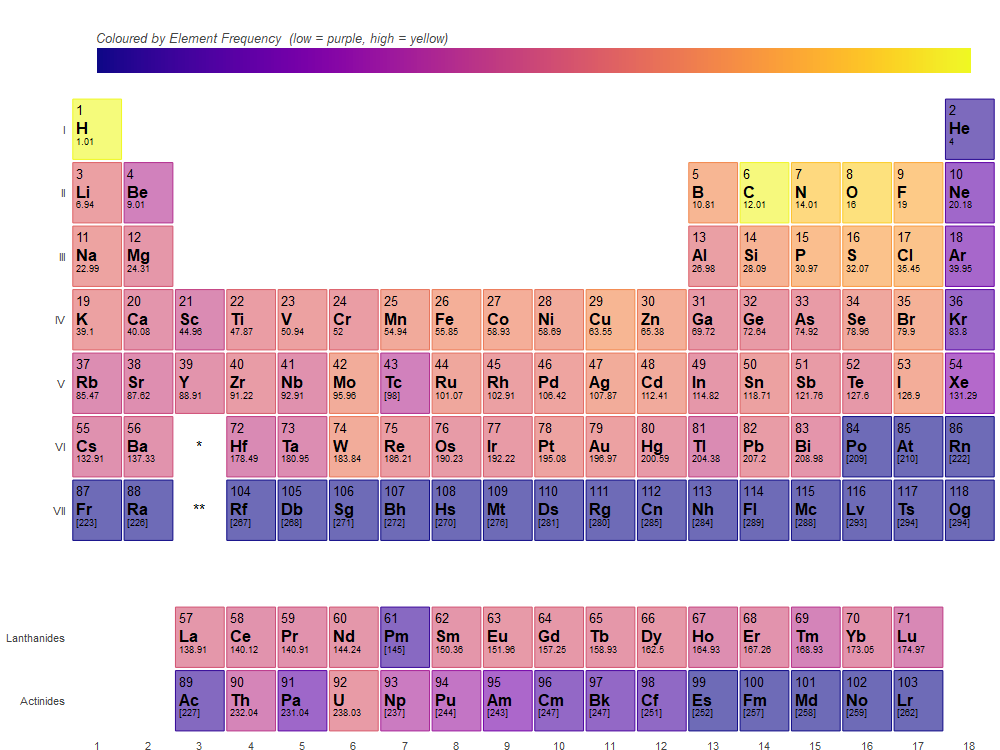

Source code (Python):
"""
Periodic table coloured by element frequency in the CSD

Code adapted from bokeh cookbook:
    - https://bokeh.pydata.org/en/latest/docs/gallery/periodic.html

Requires CSD count data
"""
from __future__ import print_function

import pandas as pd
from bokeh import palettes
from bokeh.io import output_file, show, export_png
from bokeh.models import LogColorMapper, LogTicker, ColorBar, TapTool, OpenURL
from bokeh.plotting import figure
from bokeh.sampledata.periodic_table import elements
from bokeh.transform import dodge, factor_cmap, linear_cmap, log_cmap


def _add_count_data(df):
    """
    append count data to the dataframe
    :param df: pandas dataframe
    :return: list
    """

    count = []
    for atm in df["symbol"]:
        try:
            count.append(count_data[atm])

        except KeyError:
            count.append(0)
    return count


cdf = pd.read_csv("count.csv")
output_file("periodic.html")
count_data = {cdf['element'][i]: cdf['csd'][i] for i in range(len(cdf))}

periods = ["I", "II", "III", "IV", "V", "VI", "VII", "","Lanthanides", "Actinides"]
groups = [str(x) for x in range(1, 19)]

df = pd.read_csv("Z:/github_packages/csd_visualisation/csd-visualisations/data/periodic_table.csv")
df["group"] = df["group"].astype(str)
df["count"] = _add_count_data(df)

TOOLTIPS = [
    ("Name", "@name"),
    ("Atomic number", "@{atomic number}"),
    ("Atomic mass", "@{atomic mass}"),
    ("Type", "@metal"),
    ("Count", '@count'),

]

p = figure(title="", plot_width=1000, plot_height=750,
           x_range=groups, y_range=list(reversed(periods)),
           tools="hover,tap", toolbar_location=None, tooltips=TOOLTIPS)

color_bar = ColorBar(color_mapper=LogColorMapper(palette=palettes.Plasma256, low=0, high=max(df['count'])),
                     orientation='horizontal', ticker=LogTicker(), padding=25, label_standoff=12,
                     border_line_color=None, title="Coloured by Element Frequency\n (low = purple, high = yellow)", location=(0,0),
                     major_label_text_color='black')

p.add_layout(obj=color_bar, place='above')

r = p.rect("group", "period", 0.95, 0.95, source=df, fill_alpha=0.6,
           color=log_cmap('count', palette=palettes.Plasma256, low=0, high=max(df['count']))
           )

text_props = {"source": df, "text_align": "left", "text_baseline": "middle"}

x = dodge("group", -0.4, range=p.x_range)

p.text(x=x, y="period", text="symbol", text_font_style="bold", **text_props)

p.text(x=x, y=dodge("period", 0.3, range=p.y_range), text="atomic number",
       text_font_size="10pt", **text_props)

# p.text(x=x, y=dodge("period", -0.35, range=p.y_range), text="name",
#        text_font_size="7pt", **text_props)

p.text(x=x, y=dodge("period", -0.2, range=p.y_range), text="atomic mass",
       text_font_size="7pt", **text_props)

p.text(x=["3", "3"], y=["VI", "VII"], text=["*", "**"], text_align="center", text_baseline="middle")

p.outline_line_color = None
p.grid.grid_line_color = None
p.axis.axis_line_color = None
p.axis.major_tick_line_color = None
p.axis.major_label_standoff = 0
p.hover.renderers = [r]  # only hover element boxes

p.add_tools(TapTool())

url = "https://www.ccdc.cam.ac.uk/Community/educationalresources/PeriodicTable/@name"
taptool = p.select(type=TapTool)
taptool.callback = OpenURL(url=url)

show(p)
export_png(p, "periodic_table.png")
